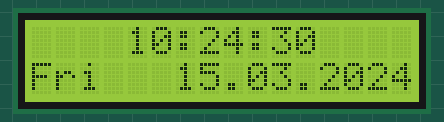
Bench run of a sketch on a simulated Arduino Uno, built with avr-gcc and run on an emulated ATmega328P. On the bench: 16×2 character LCD. The local clock reads 2024-03-15 10:24:30 at power-on unless the sketch sets it.

Above: at 0.1 s.
At 4.2 s:
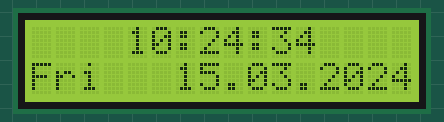
At 9.2 s:
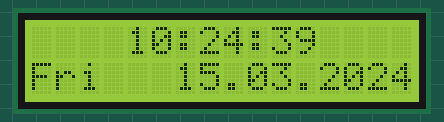
At 19.3 s:
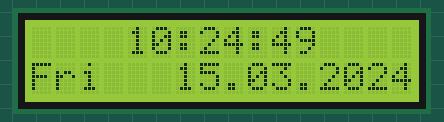
At 28.4 s:
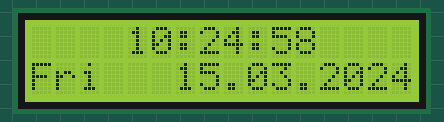
At 38.4 s:
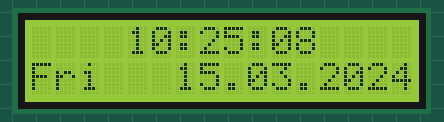

Measured:
- what the display in image 1 shows lasts 1.0 s, from 4.1 s to 5.1 s

The sketch:

DS1307_LCD.ino
```cpp
// DS1307_LCD (C)2010 Henning Karlsen
// web: http://www.henningkarlsen.com/electronics
//
// A quick demo of how to use my DS1307-library to make a quick
// clock using a DS1307 and a 16x2 LCD.
//
// I assume you know how to connect the DS1307 and LCD.
// DS1302:  SDA pin   -> Arduino Digital 4
//          SCL pin   -> Arduino Digital 5
// LCD:     DB7       -> Arduino Digital 6
//          DB6       -> Arduino Digital 7
//          DB5       -> Arduino Digital 8
//          DB4       -> Arduino Digital 9
//          E         -> Arduino Digital 10
//          RS        -> Arduino Digital 11

#include <LiquidCrystal595.h>
#include <DS1307.h>

// Init the DS1307
DS1307 rtc(A4, A5);

// Init the LCD
LiquidCrystal595 lcd(2,3,4);

void setup()
{
  // Set the clock to run-mode
  rtc.halt(false);

  // Setup LCD to 16x2 characters
  lcd.begin(16, 2);

}

void loop()
{
  // Display time centered on the upper line
  lcd.setCursor(4, 0);
  lcd.print(rtc.getTimeStr());

  // Display abbreviated Day-of-Week in the lower left corner
  lcd.setCursor(0, 1);
  String s = rtc.getDOWStr();
  lcd.print(s.substring(0,3));

  // Display date in the lower right corner
  lcd.setCursor(6, 1);
  lcd.print(rtc.getDateStr());

  // Wait one second before repeating :)
  delay (1000);
}
```
